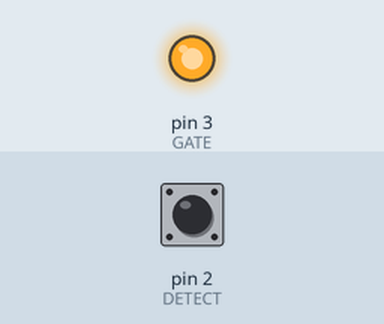
Simulated run of this sketch. Board: Arduino Uno, built with avr-gcc and run on an emulated ATmega328P. On the bench: output pins drawn as LEDs (lit = HIGH). The test bench sets the inputs (shaded band); at power-on: pin 2 (DETECT) HIGH.

Above: at 1.2 s.
1.3 s: pin 2 (DETECT) pulled LOW for 0.15 s
At 2.3 s:
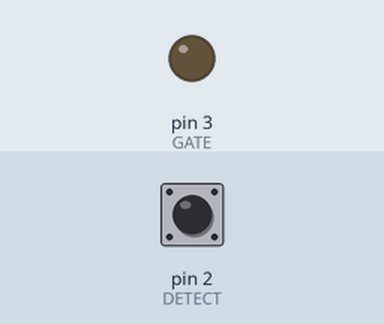
Timing chart, 0 to 4.3 s (numbered marks = the images above; inputs shaded):
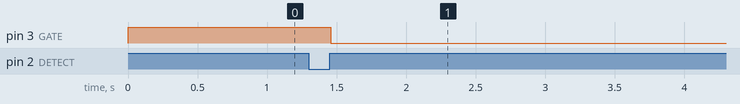

Measured:
- after the input at 1.3 s, pin 3 (GATE): HIGH → LOW after 0.16 s

The sketch:

Dimmer_Rissing.ino
```cpp
#include <avr/io.h>
#include <avr/interrupt.h>

#define DETECT 2  //zero cross detect
#define GATE 3    //TRIAC gate
#define PULSE 4   //trigger pulse width (counts)
int i=483;

void setup(){

  // set up pins
  pinMode(DETECT, INPUT);     //zero cross detect
  digitalWrite(DETECT, HIGH); //enable pull-up resistor
  pinMode(GATE, OUTPUT);      //TRIAC gate control

  // set up Timer1
  //(see ATMEGA 328 data sheet pg 134 for more details)
  OCR1A = 100;      //initialize the comparator
  TIMSK1 = 0x03;    //enable comparator A and overflow interrupts
  TCCR1A = 0x00;    //timer control registers set for
  TCCR1B = 0x00;    //normal operation, timer disabled


  // set up zero crossing interrupt
  attachInterrupt(0,zeroCrossingInterrupt, RISING);
    //IRQ0 is pin 2. Call zeroCrossingInterrupt
    //on rising signal

}

//Interrupt Service Routines

void zeroCrossingInterrupt(){ //zero cross detect
  TCCR1B=0x04; //start timer with divide by 256 input
  TCNT1 = 0;   //reset timer - count from zero
}

ISR(TIMER1_COMPA_vect){ //comparator match
  digitalWrite(GATE,HIGH);  //set TRIAC gate to high
  TCNT1 = 65536-PULSE;      //trigger pulse width
}

ISR(TIMER1_OVF_vect){ //timer1 overflow
  digitalWrite(GATE,LOW); //turn off TRIAC gate
  TCCR1B = 0x00;          //disable timer stopd unintended triggers
}

void loop(){ // sample code to exercise the circuit

i--;
OCR1A = i;     //set the compare register brightness desired.
if (i<65){i=483;}
delay(15);

}
```
